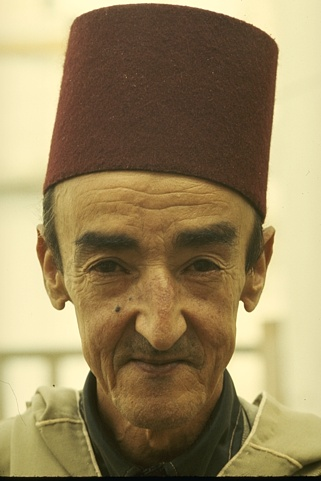
#> input picture Experiments/Image Segmentation exp - v2/Image8/189080.jpg, 321 x 481 px
$ jupyter execute '_POCS_workingWithVQ - original-36.ipynb'
#> lines starting #> are read from the running program, lines starting #| are printed output that depends on the picture; long printed decimals are rounded
### Experiments/Image Segmentation exp - v2/Image8/PsnrSnr.py
import numpy as np
def mse(vref, vcmp):
    """
    Compute Mean Squared Error (MSE) between two images.

    Parameters
    ----------
    vref : array_like
      Reference image
    vcmp : array_like
      Comparison image

    Returns
    -------
    x : float
      MSE between `vref` and `vcmp`
    """

    r = np.asarray(vref, dtype=np.float64).ravel()
    c = np.asarray(vcmp, dtype=np.float64).ravel()
    return np.mean(np.abs(r - c)**2)

def snr(vref, vcmp):
    """
    Compute Signal to Noise Ratio (SNR) of two images.

    Parameters
    ----------
    vref : array_like
      Reference image
    vcmp : array_like
      Comparison image

    Returns
    -------
    x : float
      SNR of `vcmp` with respect to `vref`
    """

    dv = np.var(vref)
    with np.errstate(divide='ignore'):
        rt = dv / mse(vref, vcmp)
    return 10.0 * np.log10(rt)


def psnr(vref, vcmp, rng=None):
    """
    Compute Peak Signal to Noise Ratio (PSNR) of two images. The PSNR
    calculation defaults to using the less common definition in terms
    of the actual range (i.e. max minus min) of the reference signal
    instead of the maximum possible range for the data type
    (i.e. :math:`2^b-1` for a :math:`b` bit representation).

    Parameters
    ----------
    vref : array_like
      Reference image
    vcmp : array_like
      Comparison image
    rng : None or int, optional (default None)
      Signal range, either the value to use (e.g. 255 for 8 bit samples) or
      None, in which case the actual range of the reference signal is used

    Returns
    -------
    x : float
      PSNR of `vcmp` with respect to `vref`
    """

    if rng is None:
        rng = vref.max() - vref.min()
    dv = (rng + 0.0)**2
    with np.errstate(divide='ignore'):
        rt = dv / mse(vref, vcmp)
    return 10.0 * np.log10(rt)

### Experiments/Image Segmentation exp - v2/Image8/_POCS_workingWithVQ - original-36.ipynb
[cell 1]
import numpy as np
# import random
import math
from matplotlib import pyplot as plt
from sklearn.datasets.samples_generator import make_blobs
import time
import pandas as pd
from scipy.spatial.distance import cdist
from sklearn.utils import shuffle
import cv2 as cv
from sklearn.utils.extmath import row_norms
from sklearn.utils.extmath import row_norms, squared_norm, stable_cumsum
import scipy.sparse as sp
from sklearn.metrics.pairwise import euclidean_distances
import PsnrSnr as p
np.random.seed(15)

[cell 2]
# intialize random member ship
# [8 lines left out: function initializeMembershipMatrix, not called in this run]

[cell 3]
def updateMembershipValue3_2(v,val):
    distances = cdist(val, v,metric='euclidean')
    return distances

[cell 4]
def CalculateWeightValues(cluster_center,val,q):
    membership=[]
    distances = cdist(val, cluster_center,metric='euclidean')[:,q]
    sumdistance=np.sum(distances)
    membership= distances/sumdistance
    return membership

[cell 5]
# [5 lines left out: function CalculateWeightValuesByIndex, not called in this run]

[cell 6]
# [92 lines left out: function _k_init, not called in this run]

[cell 7]
img = cv.imread("189080.jpg", 0)
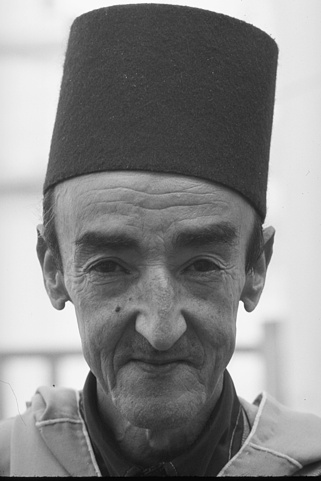
#> img: shape (481, 321); min 1, max 255, mean 134.4
size=200
img = cv.resize(img, dsize=(size, size))
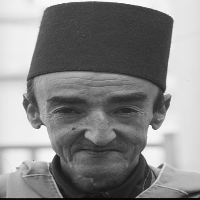
#> img: shape (200, 200); min 5, max 252, mean 134.3
width=img.shape[0]
#> width = 200
height=img.shape[1]
#> height = 200

plt.imshow(img, cmap="gray")
plt.xticks([])
plt.yticks([])
plt.grid(False)
plt.show()

[cell 8]
i = 0
j = 0
luv = []

for h in range(int(width / 2)):
    j = 0
    for k in range(int(height / 2)):

        luv.append([img[i, j], img[i + 1, j], img[i, j + 1], img[i + 1, j + 1]])

        j = j + 2

    i = i + 2
#> after the loop, i = 200; luv = 10000 items, first 6: [230, 230, 231, 231], [232, 231, 233, 232], [233, 232, 233, 232], [234, 234, 235, 235], [235, 236, 236, 237], [236, 236, 238, 238]

[cell 9]
def generateRandomCenters(c,x):
    centers=[]
    _min= (np.min(x))
    _max= (np.max(x))
    t= np.mean(x,axis=0)
    for i in range(c):
        centers.append( t + 0.01*i)
    return np.asarray(centers)

[cell 10]
import time as t

cluster = 36

clusterssize = [cluster]  # 2, 3, 4, 5, 6, 7, 8, 9,
timearray = []
error = []
segementedImg = []
x=np.array(luv)

[cell 11]
x.shape
#> Out = (10000, 4)

[cell 12]
# c = _k_init(x,cluster, row_norms(x, squared=True), np.random.RandomState())

[cell 13]
for cluster in clusterssize:

    #initialize centers
    v= generateRandomCenters(cluster,x)

    # update membership
    w=updateMembershipValue3_2(v,x)
    ny=np.argmin(w,axis=1)


    start=time.time()

    for t in range(50):
#         print('\t\t',t)

        for q in range(cluster):


            val=x[ny == q,:]


            if(val.shape[0]!=0):

                weight=CalculateWeightValues(v,val,q)

                v[q]= v[q]+np.dot(weight,val-v[q])


        w=updateMembershipValue3_2(v,x)
        ny=np.argmin(w,axis=1)

    timearray.append(time.time()-start)
    segementedImg.append(ny)
    pic2show = v
    print(timearray)
#> this loop made 1 pass
#> t in generateRandomCenters on pass 1: [134.6, 133.9, 134.6, 133.9]
#| [0.4308]

[cell 14]
lables = np.array(ny)
print(np.array(ny).shape)
#| (10000,)
print(v.shape)
#| (36, 4)

clustercenters = (v).reshape(cluster, 4)
centersp = (v).reshape(cluster, 4)
centersp.shape
#> Out = (36, 4)

[cell 15]
finalval = []
for i in range(lables.shape[0]):
    finalval.append(centersp[lables[i]])

finalval = np.array(finalval).reshape(int(width / 2), int(height / 2), 4)
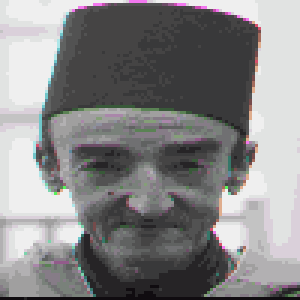
#> finalval: shape (100, 100, 4) float64 (shown 3 times larger); mean of channels 0, 1, 2, 3 134.7, 133.9, 134.7, 134; drawn as B, G, R

[cell 16]
# convert back the clustered image to the original form
# decoding

temp = np.zeros((width, height))
i = 0
j = 0
for h in range(int(width / 2)):
    j = 0
    for k in range(int(height / 2)):
        val = finalval

        temp[i, j] = val[h][k][0]
        temp[i + 1, j] = val[h][k][1]
        temp[i, j + 1] = val[h][k][2]
        temp[i + 1, j + 1] = val[h][k][3]

        j = j + 2
    i = i + 2

plt.imshow(temp, cmap="gray")
plt.xticks([])
plt.yticks([])
plt.grid(False)
plt.savefig("POCS_SegementdIMg_" + str(cluster) + ".jpg")
plt.show()

[cell 17]
plt.imshow(256 - abs(img - temp), cmap="gray")
plt.xticks([])
plt.yticks([])
plt.grid(False)

plt.savefig("POCS_SegementdIMg_error_" + str(cluster) + ".jpg")
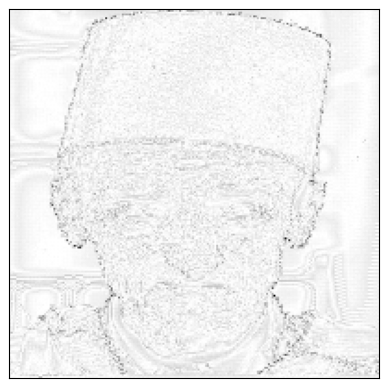
#> figure drawn by matplotlib, 1 panel
plt.show()

[cell 18]
psnr = p.psnr(np.array(img).astype(int), np.array(temp).astype(int))
psnr
#> Out = 30.85

[cell 19]
snr = p.snr(np.array(img).astype(int), np.array(temp).astype(int))
psnr
#> Out = 30.85
